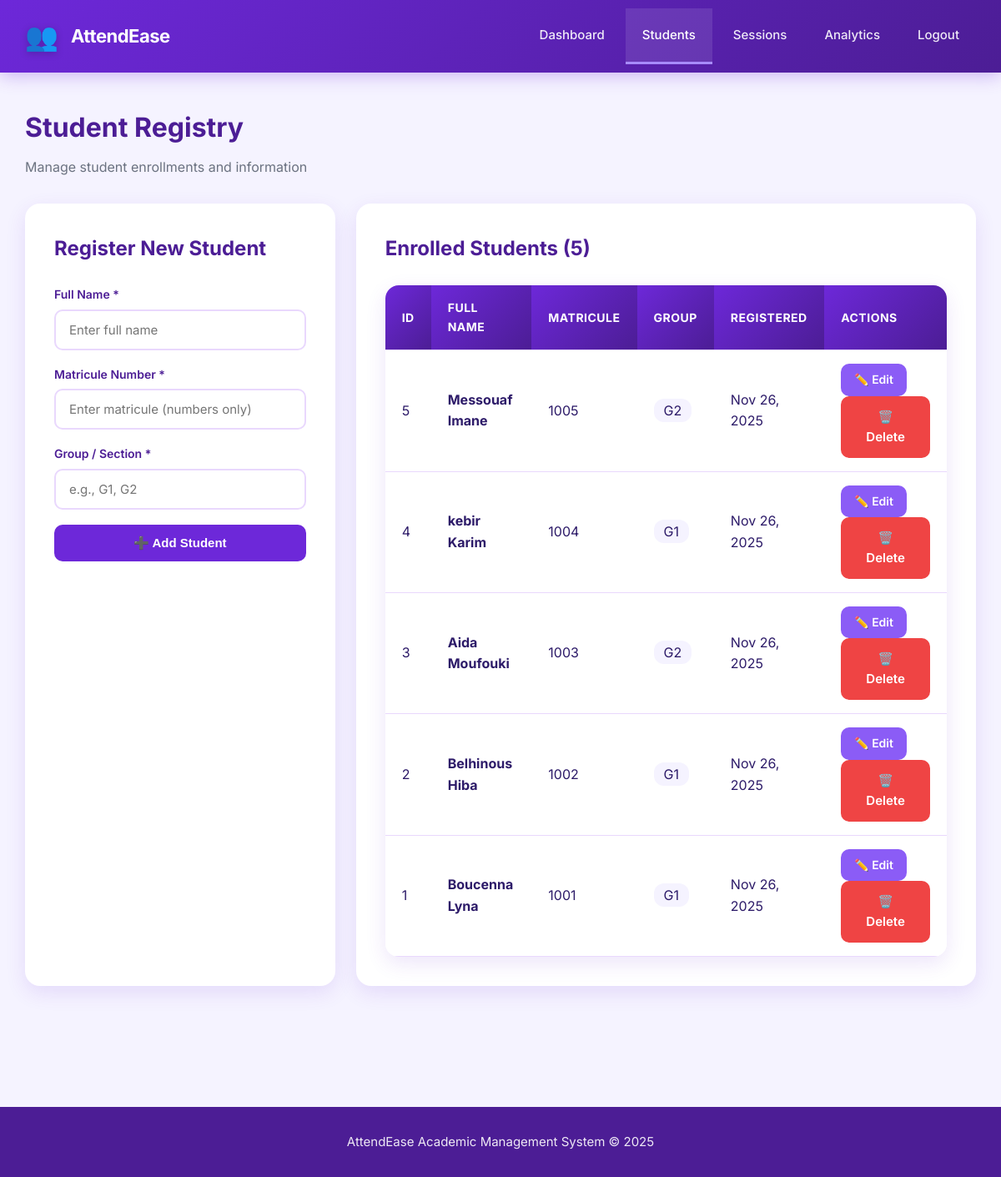
Before: /students.php with the older database file.
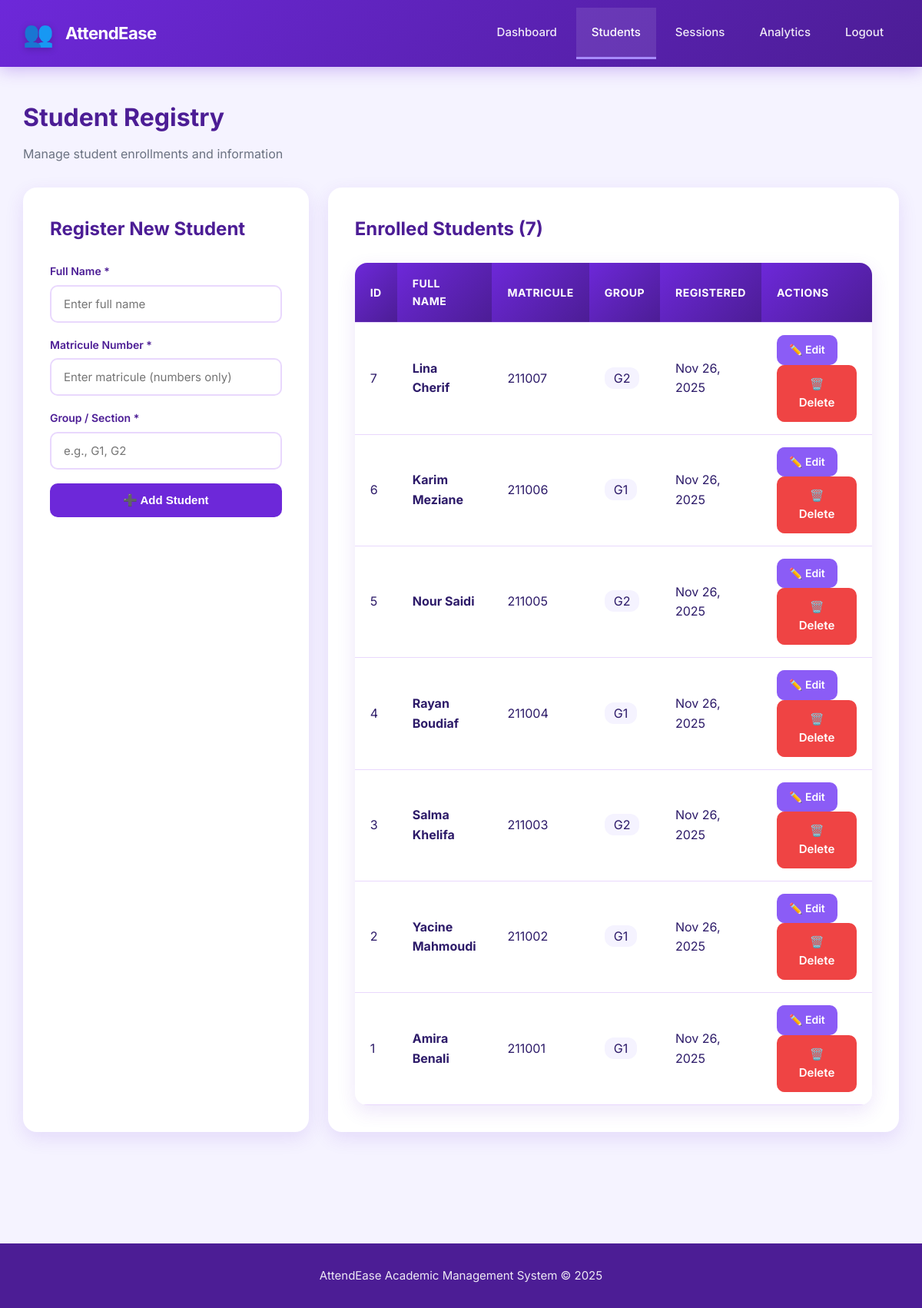
After: the same page with the newer database file.
### tables this page shows
CREATE TABLE IF NOT EXISTS students (
    id INT AUTO_INCREMENT PRIMARY KEY,
    fullname VARCHAR(255) NOT NULL,
    matricule VARCHAR(50) NOT NULL UNIQUE,
    group_id VARCHAR(50) NOT NULL,
    email VARCHAR(255) DEFAULT NULL,
    phone VARCHAR(20) DEFAULT NULL,
    enrollment_date DATE DEFAULT (curdate()),
    is_active BOOLEAN DEFAULT TRUE,
    created_at TIMESTAMP DEFAULT CURRENT_TIMESTAMP,
    updated_at TIMESTAMP DEFAULT CURRENT_TIMESTAMP ON UPDATE CURRENT_TIMESTAMP,
    
    INDEX idx_matricule (matricule),
    INDEX idx_group (group_id),
    INDEX idx_active (is_active),
    INDEX idx_fullname (fullname)
);

### students.php (the view, shortened to what this page needs)
<?php
$editStudent = null;
$conn = getConnection();
$students = [];
if ($conn) {
    try {
        $stmt = $conn->query("SELECT * FROM students ORDER BY id DESC");
        $students = $stmt->fetchAll();
    } catch (PDOException $e) {
        $error = "Error fetching students: " . $e->getMessage();
    }
}
?>
<!DOCTYPE html>
<html lang="en">
<head>
    <link rel="stylesheet" href="style.css" />
</head>
<body>
<header class="topbar">
  <div class="container-nav">
    <div class="brand">
      <div class="logo">👥</div>
      <h1>AttendEase</h1>
    </div>
    <nav class="nav">
      <ul class="navbar">
        <li><a href="index.php">Dashboard</a></li>
        <li><a href="students.php" class="active">Students</a></li>
        <li><a href="sessions.php">Sessions</a></li>
        <li><a href="reports.php">Analytics</a></li>
        <li><a href="logout.php">Logout</a></li>
      </ul>
    </nav>
  </div>
</header>
<main style="padding:40px 30px; max-width:1400px; margin:0 auto;">
    <h1 style="color:var(--dark-purple); margin-bottom:10px; font-size: 32px;">Student Registry</h1>
    <p style="color:var(--text-light); margin-bottom:30px;">Manage student enrollments and information</p>
    <div style="display:grid; grid-template-columns:1fr 2fr; gap:25px;">
        <div class="card">
            <h2><?php echo $editStudent ? 'Edit Student Record' : 'Register New Student'; ?></h2>
            <form id="studentForm" method="POST" action="" class="student-form" novalidate>
                <label for="fullname">Full Name *</label>
                <input type="text" id="fullname" name="fullname"
                       value="<?php echo htmlspecialchars($editStudent['fullname'] ?? ''); ?>"
                       placeholder="Enter full name"
                       required>
                <label for="matricule">Matricule Number *</label>
                <input type="text" id="matricule" name="matricule"
                       value="<?php echo htmlspecialchars($editStudent['matricule'] ?? ''); ?>"
                       placeholder="Enter matricule (numbers only)"
                       required>
                <label for="group_id">Group / Section *</label>
                <input type="text" id="group_id" name="group_id"
                       value="<?php echo htmlspecialchars($editStudent['group_id'] ?? ''); ?>"
                       placeholder="e.g., G1, G2"
                       required>
                <button type="submit">
                    <?php echo $editStudent ? '💾 Update Student' : '➕ Add Student'; ?>
                </button>
            </form>
        </div>
        <div class="card">
            <h2>Enrolled Students (<?php echo count($students); ?>)</h2>
            <?php if (empty($students)): ?>
                <div class="empty">
                    <p>📋 No students enrolled yet.</p>
                    <p>Use the form on the left to register your first student!</p>
                </div>
            <?php else: ?>
                <div class="table-wrap">
                    <table class="table">
                        <thead>
                            <tr>
                                <th>ID</th>
                                <th>Full Name</th>
                                <th>Matricule</th>
                                <th>Group</th>
                                <th>Registered</th>
                                <th>Actions</th>
                            </tr>
                        </thead>
                        <tbody>
                            <?php foreach ($students as $student): ?>
                                <tr>
                                    <td><?php echo $student['id']; ?></td>
                                    <td><strong><?php echo htmlspecialchars($student['fullname']); ?></strong></td>
                                    <td><?php echo htmlspecialchars($student['matricule']); ?></td>
                                    <td><span style="background:var(--bg-light); padding:4px 12px; border-radius:12px;"><?php echo htmlspecialchars($student['group_id']); ?></span></td>
                                    <td><?php echo date('M d, Y', strtotime($student['created_at'])); ?></td>
                                    <td>
                                        <a href="students.php?edit=<?php echo $student['id']; ?>" class="btn btn-edit">✏️ Edit</a>
                                        <a href="students.php?delete=<?php echo $student['id']; ?>"
                                           onclick="return confirm('Are you sure you want to delete this student?');"
                                           class="btn warn">🗑️ Delete</a>
                                    </td>
                                </tr>
                            <?php endforeach; ?>
                        </tbody>
                    </table>
                </div>
            <?php endif; ?>
        </div>
    </div>
</main>
<footer class="footer">
  <p>AttendEase Academic Management System © <?php echo date('Y'); ?></p>
</footer>
</body>
</html>

### style.css (style rules this page uses)
:root { --primary-purple: #6D28D9; --dark-purple: #4C1D95; --light-purple: #8B5CF6; --accent-purple: #A78BFA; --bg-light: #F5F3FF; --bg-white: #FFFFFF; --text-dark: #2D1B69; --text-light: #6B7280; --success: #10B981; --warning: #F59E0B; --danger: #EF4444; --border: #E9D8FD; }
* { margin: 0; padding: 0; box-sizing: border-box; }
body { font-family: "Inter", "Segoe UI", Arial, sans-serif; background: var(--bg-light); color: var(--text-dark); line-height: 1.6; }
.topbar { background: linear-gradient(135deg, var(--primary-purple) 0%, var(--dark-purple) 100%); padding: 0; box-shadow: 0 4px 20px rgba(109, 40, 217, 0.3); position: sticky; top: 0; z-index: 1000; }
.topbar .container-nav { max-width: 1400px; margin: 0 auto; display: flex; justify-content: space-between; align-items: center; padding: 0 30px; }
.topbar .brand { display: flex; align-items: center; gap: 15px; padding: 18px 0; }
.topbar .logo { font-size: 32px; filter: drop-shadow(0 2px 4px rgba(0,0,0,0.2)); }
.topbar h1 { font-size: 22px; font-weight: 700; color: white; letter-spacing: -0.5px; }
.navbar { list-style: none; display: flex; gap: 5px; margin: 0; padding: 0; }
.navbar li a { display: block; padding: 20px 20px; color: rgba(255,255,255,0.9); text-decoration: none; font-weight: 500; font-size: 15px; transition: all 0.3s ease; border-bottom: 3px solid transparent; }
.navbar li a:hover, .navbar li a.active { background: rgba(255,255,255,0.1); color: white; border-bottom-color: var(--accent-purple); }
.table-wrap { overflow-x: auto; background: white; border-radius: 16px; box-shadow: 0 8px 24px rgba(109, 40, 217, 0.12); }
.table { width: 100%; border-collapse: collapse; background: white; }
.table th, .table td { padding: 16px 20px; text-align: left; border-bottom: 1px solid var(--border); }
.table th { background: linear-gradient(135deg, var(--primary-purple), var(--dark-purple)); color: white; font-weight: 700; font-size: 14px; text-transform: uppercase; letter-spacing: 0.5px; }
.table tbody tr { transition: all 0.2s ease; }
.card { background: white; padding: 35px; border-radius: 18px; box-shadow: 0 8px 24px rgba(109, 40, 217, 0.12); margin-bottom: 25px; }
.card h2 { color: var(--dark-purple); margin-bottom: 25px; font-size: 24px; font-weight: 700; }
.student-form { display: flex; flex-direction: column; gap: 18px; }
.student-form label { font-weight: 600; color: var(--dark-purple); font-size: 14px; margin-bottom: -12px; }
.student-form input, .student-form select { padding: 13px 16px; border: 2px solid var(--border); border-radius: 10px; font-size: 15px; transition: all 0.3s ease; font-family: inherit; }
button, .btn { padding: 13px 28px; background: var(--primary-purple); color: white; border: none; border-radius: 10px; font-weight: 600; font-size: 15px; cursor: pointer; transition: all 0.3s ease; text-decoration: none; display: inline-block; text-align: center; }
.btn-edit { background: var(--light-purple); padding: 8px 16px; font-size: 14px; }
.btn.warn { background: var(--danger); }
.footer { background: var(--dark-purple); color: white; text-align: center; padding: 30px 20px; margin-top: 80px; }
.footer p { font-size: 15px; opacity: 0.9; }

Changed rows visible on the page:
added students: id "7", fullname "Lina Cherif", matricule "211007", group "G2", created_at "Nov 26, 2025"
added students: id "6", fullname "Karim Meziane", matricule "211006", group "G1", created_at "Nov 26, 2025"
changed students id 5: fullname "Messouaf Imane" → "Nour Saidi"; matricule "1005" → "211005"
changed students id 4: fullname "kebir Karim" → "Rayan Boudiaf"; matricule "1004" → "211004"
changed students id 3: fullname "Aida Moufouki" → "Salma Khelifa"; matricule "1003" → "211003"
changed students id 2: fullname "Belhinous Hiba" → "Yacine Mahmoudi"; matricule "1002" → "211002"
changed students id 1: fullname "Boucenna Lyna" → "Amira Benali"; matricule "1001" → "211001"
Other visible differences:
count($students): "5" → "7"
